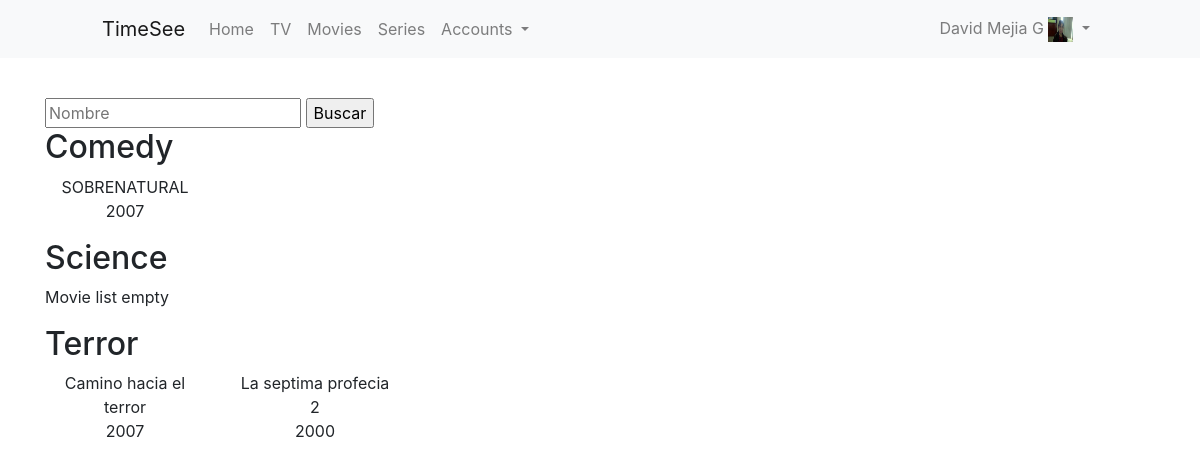
Screenshot of /movies/movies/ (signed in) with the database file from the repository.
### accounts/models.py (models this page shows, shortened)
class Profile(models.Model):
	country_choices = (
		("MX", "Mexico"),
		("USA", "United States of America"),
	)
	user = models.OneToOneField(User, on_delete=models.CASCADE)
	photo = models.ImageField(upload_to="users/%Y/%m/%d", blank=True, default="/userDefault.png")
	phone = models.CharField(max_length=13, blank=True, null=True)
	country = models.CharField(max_length=10, choices=country_choices)
	is_enabled = models.BooleanField(default=True)
	monthly_payment = models.DecimalField(decimal_places=2, max_digits=5, null=True, blank=True)
	foreign_currency = models.CharField(max_length=10, null=True, blank=True)
	free_trial_deadline = models.DateTimeField(null=True, blank=True)
	is_premium = models.BooleanField(default=False)

### movies/models.py (models this page shows, shortened)
class Category(models.Model):
	name = models.CharField(max_length=30)
	class Meta:
		ordering = ['name']
		verbose_name_plural = "categories"

class Movie(models.Model):
	link_status_choices = (
		('Functional','Functional'),
		('Broken or Misspelled','Broken or Misspelled'),
	)
	category = models.ForeignKey(Category, related_name="category", on_delete=models.CASCADE)
	name = models.CharField(max_length=50)
	link = models.TextField()
	image = models.TextField()
	synopsis = models.TextField()
	year = models.IntegerField()
	duration = models.DurationField()
	slug = models.SlugField(max_length=200, unique=True)
	link_status = models.CharField(max_length=20, default="Functional", choices=link_status_choices)
	class Meta:
		ordering = ['name']

### movies/views.py (the view)
# urls.py: url('movies/$', views.MoviesListView.as_view(), name="MoviesList"),
class MoviesListView(View):
	@method_decorator(login_required)
	def get(self, request):
		template_name = 'movies/list_movies.html'
		categories = Category.objects.all()
		query = request.GET.get("query")
		ListOfMoviesByCategory = []
		for category in categories:
			if query:
				ListOfMoviesByCategory.append({'category': category.name, 'movies': Movie.objects.filter(category=category, link_status="Functional", name__contains=query)})
			else:
				ListOfMoviesByCategory.append({'category': category.name, 'movies': Movie.objects.filter(category=category, link_status="Functional")})
		context = {
			'ListOfMoviesByCategory': ListOfMoviesByCategory,
		}
		return render(request, template_name, context)

### movies/templates/movies/list_movies.html (shortened to what this page needs)
{%extends 'base.html'%}
{%block content%}
	<div class="row">
		<div class="col-12">
	<form method="GET" action="">
		<input type="text" name="query" placeholder="Nombre" value="{{request.GET.query}}">
		<input type="submit" value="Buscar">
	</form>
		{%for MoviesByCategory in ListOfMoviesByCategory%}
			<h2>{{MoviesByCategory.category}}</h2>
			<div class="row">
			{%for movie in MoviesByCategory.movies%}
				<div class="col-4 col-sm-3 col-md-2">
					<p class="text-center">{{movie.name}}<br>{{movie.year}}</p>
				</div>
			{%empty%}
				<div class="col-12">
					<p>Movie list empty</p>
				</div>
			{%endfor%}
			</div>
		{%endfor%}
		</div>
	</div>
{%endblock content%}

### templates/base.html (shortened to what this page needs)
{% load static%}
<!DOCTYPE html>
<html lang="en">
	<head>
		<link rel="stylesheet" type="text/css" href="{%static '/css/styles.css'%}">
    <link rel="stylesheet" href="https://maxcdn.bootstrapcdn.com/bootstrap/4.0.0/css/bootstrap.min.css">
	</head>
	<body>
    <nav class="navbar navbar-expand-lg navbar-light bg-light">
      <a class="navbar-brand" href="{%if request.user.is_authenticated == False%}{%url 'main:Main'%}{%endif%}">TimeSee</a>
      {%if request.user.is_authenticated%}
      <div class="collapse navbar-collapse" id="navbarTogglerDemo02">
        <ul class="navbar-nav mr-auto mt-2 mt-lg-0">
          <li class="nav-item">
            <a class="nav-link" href="{%url 'accounts:Home'%}">Home <span class="sr-only">(current)</span></a>
          </li>
          <li class="nav-item {%if request.user.profile.is_enabled == False%}disabled{%endif%}">
            <a class="nav-link" href="{%url 'TV:ChannelsList'%}">TV</a>
          </li>
          <li class="nav-item {%if request.user.profile.is_enabled == False%}disabled{%endif%}">
            <a class="nav-link" href="{%url 'Movies:MoviesList'%}">Movies</a>
          </li>
          <li class="nav-item {%if request.user.profile.is_enabled == False%}disabled{%endif%}">
            <a class="nav-link" href="{%url 'Series:SeriesList'%}">Series</a>
          </li>
          {%if request.user.is_staff%}
          <li class="nav-item dropdown">
            <a class="nav-link dropdown-toggle" href="#" id="navbarDropdownMenuLink" data-toggle="dropdown" aria-haspopup="true" aria-expanded="false">
            Accounts
            </a>
          </li>
          {%endif%}
        </ul>
        <ul class="navbar-nav ml-auto">
          <li class="nav-item dropdown">
            <a class="nav-link dropdown-toggle" href="#" id="navbarDropdownMenuLink" data-toggle="dropdown" aria-haspopup="true" aria-expanded="false">
              {{request.user.get_full_name}}
              <img src="{{request.user.profile.photo.url}}" class="myphoto">
            </a>
          </li>
        </ul>
      </div>
      {%endif%}
    </nav>
		<section class="container content">
      {%block content%}
			{%endblock content%}
  	</section>
	</body>
</html>

### static/css/styles.css (style rules this page uses)
.content, .sub-title { padding-top: 40px; }
.myphoto { height: 25px; width: 25px; }
@media screen and (min-width: 992px) { .navbar-brand { padding-left: 86px; } }
@media screen and (min-width: 992px) { .ml-auto { padding-right: 86px; } }

### rows the page displays
Category: category "Comedy"
Movie: name "SOBRENATURAL", year "2007"
Category: category "Science"
Category: category "Terror"
Movie: name "Camino hacia el terror", year "2007"
Movie: name "La septima profecia 2", year "2000"

### other values shown
{{ request.user.get_full_name }} "David Mejia G"
